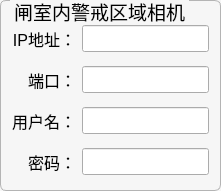
  <widget class="QGroupBox" name="groupBox_8">
   <property name="geometry">
    <rect>
     <x>930</x>
     <y>10</y>
     <width>221</width>
     <height>191</height>
    </rect>
   </property>
   <property name="font">
    <font>
     <pointsize>14</pointsize>
    </font>
   </property>
   <property name="styleSheet">
    <string notr="true">QGroupBox {
	background-color: #f6f6f6;
    border-width: 1px;
    border-radius: 6px;
   border-style:solid;
  border-color: #b4b4b4;
  margin-top: 2ex;
}
QGroupBox::title {
     subcontrol-origin: margin;
     subcontrol-position: top left;
   left:10px;
     margin-left: 0px;
     padding:0 1px;
}</string>
   </property>
   <property name="title">
    <string>闸室内警戒区域相机</string>
   </property>
   <layout class="QGridLayout" name="gridLayout_4">
    <property name="topMargin">
     <number>16</number>
    </property>
    <property name="bottomMargin">
     <number>6</number>
    </property>
    <item row="0" column="0">
     <widget class="QLabel" name="label_18">
      <property name="font">
       <font>
        <pointsize>12</pointsize>
       </font>
      </property>
      <property name="text">
       <string>IP地址：</string>
      </property>
      <property name="alignment">
       <set>Qt::AlignRight|Qt::AlignTrailing|Qt::AlignVCenter</set>
      </property>
     </widget>
    </item>
    <item row="0" column="1">
     <widget class="QLineEdit" name="lineEdit_inside_alertarea_host">
      <property name="font">
       <font>
        <pointsize>12</pointsize>
       </font>
      </property>
      <property name="alignment">
       <set>Qt::AlignCenter</set>
      </property>
     </widget>
    </item>
    <item row="1" column="0">
     <widget class="QLabel" name="label_19">
      <property name="font">
       <font>
        <pointsize>12</pointsize>
       </font>
      </property>
      <property name="text">
       <string>端口：</string>
      </property>
      <property name="alignment">
       <set>Qt::AlignRight|Qt::AlignTrailing|Qt::AlignVCenter</set>
      </property>
     </widget>
    </item>
    <item row="1" column="1">
     <widget class="QLineEdit" name="lineEdit_inside_alertarea_port">
      <property name="font">
       <font>
        <pointsize>12</pointsize>
       </font>
      </property>
      <property name="alignment">
       <set>Qt::AlignCenter</set>
      </property>
     </widget>
    </item>
    <item row="2" column="0">
     <widget class="QLabel" name="label_20">
      <property name="font">
       <font>
        <pointsize>12</pointsize>
       </font>
      </property>
      <property name="text">
       <string>用户名：</string>
      </property>
      <property name="alignment">
       <set>Qt::AlignRight|Qt::AlignTrailing|Qt::AlignVCenter</set>
      </property>
     </widget>
    </item>
    <item row="2" column="1">
     <widget class="QLineEdit" name="lineEdit_inside_alertarea_user">
      <property name="font">
       <font>
        <pointsize>12</pointsize>
       </font>
      </property>
      <property name="alignment">
       <set>Qt::AlignCenter</set>
      </property>
     </widget>
    </item>
    <item row="3" column="0">
     <widget class="QLabel" name="label_21">
      <property name="font">
       <font>
        <pointsize>12</pointsize>
       </font>
      </property>
      <property name="text">
       <string>密码：</string>
      </property>
      <property name="alignment">
       <set>Qt::AlignRight|Qt::AlignTrailing|Qt::AlignVCenter</set>
      </property>
     </widget>
    </item>
    <item row="3" column="1">
     <widget class="QLineEdit" name="lineEdit_inside_alertarea_password">
      <property name="font">
       <font>
        <pointsize>12</pointsize>
       </font>
      </property>
      <property name="alignment">
       <set>Qt::AlignCenter</set>
      </property>
     </widget>
    </item>
   </layout>
  </widget>
